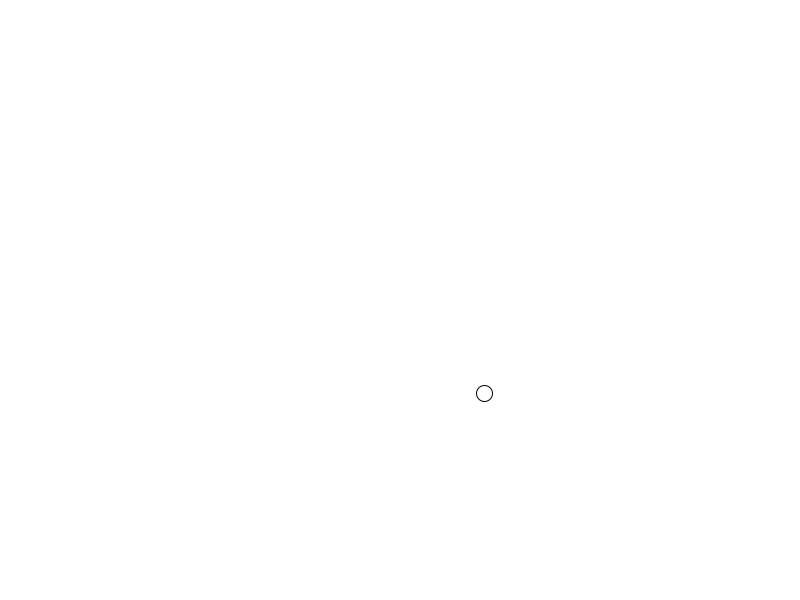
Frame 1 (no input)
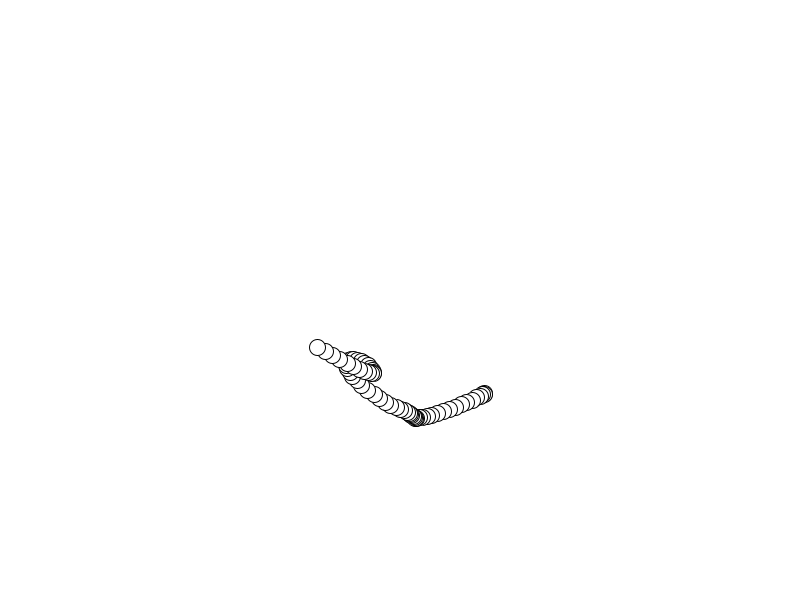
Frame 60 (the mouse pressed at the canvas centre just before this capture)
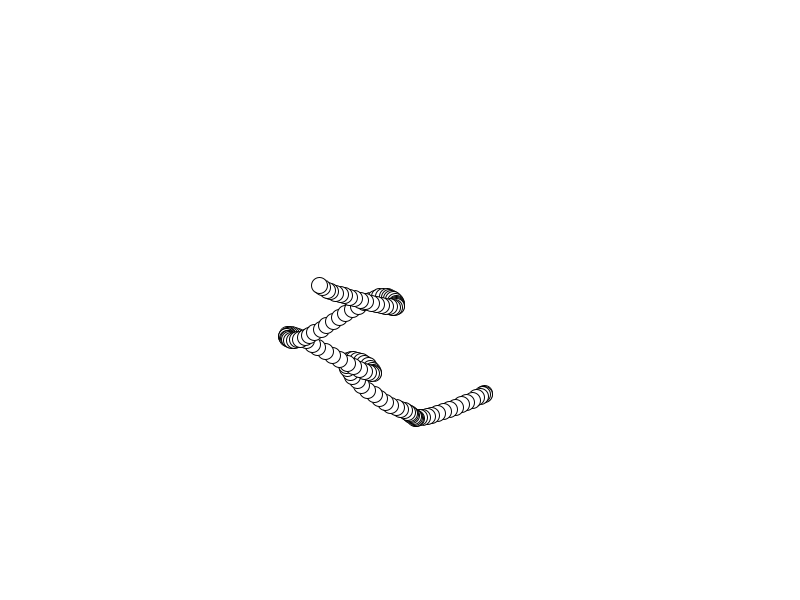
Frame 120 (the mouse held since frame 60 and released just before this capture)

The Processing sketch that drew these frames (run headless with seeded random() and noise(); from frame 60 on, the mouse is pressed at the canvas centre):

// Processing sketch: perlin_walker
// ── perlin_walker.pde
Walker w;

void setup() {
  size(800, 600);
  background(255);
  w = new Walker();
}

void draw() {
  w.step();
  w.display();
}

class Walker {
  float x,y;
 
  float tx,ty;
 
  Walker() {
    tx = 0;
    ty = 10000;
  }
 
  void step() {
    x = map(noise(tx), 0, 1, 0, width);
    y = map(noise(ty), 0, 1, 0, height);
    tx += 0.01;
    ty += 0.01;
  }
  
  void display() {
     ellipse(x, y, 16, 16); 
  }
}
